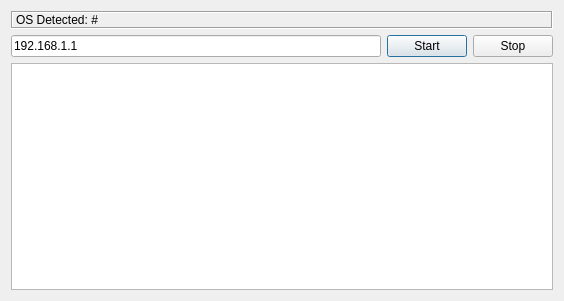
<?xml version="1.0" encoding="UTF-8"?>
<ui version="4.0">
 <class>Dialog</class>
 <widget class="QDialog" name="Dialog">
  <property name="geometry">
   <rect>
    <x>0</x>
    <y>0</y>
    <width>564</width>
    <height>301</height>
   </rect>
  </property>
  <property name="windowTitle">
   <string>Dialog</string>
  </property>
  <layout class="QVBoxLayout" name="verticalLayout">
   <item>
    <widget class="QLabel" name="lblOS">
     <property name="frameShape">
      <enum>QFrame::Box</enum>
     </property>
     <property name="frameShadow">
      <enum>QFrame::Sunken</enum>
     </property>
     <property name="text">
      <string>OS Detected: #</string>
     </property>
    </widget>
   </item>
   <item>
    <layout class="QHBoxLayout" name="horizontalLayout">
     <item>
      <widget class="QLineEdit" name="txtIP">
       <property name="text">
        <string>192.168.1.1</string>
       </property>
      </widget>
     </item>
     <item>
      <widget class="QPushButton" name="btnStart">
       <property name="text">
        <string>Start</string>
       </property>
      </widget>
     </item>
     <item>
      <widget class="QPushButton" name="btnStop">
       <property name="text">
        <string>Stop</string>
       </property>
      </widget>
     </item>
    </layout>
   </item>
   <item>
    <widget class="QPlainTextEdit" name="plainTextEdit"/>
   </item>
  </layout>
 </widget>
 <resources/>
 <connections/>
</ui>
